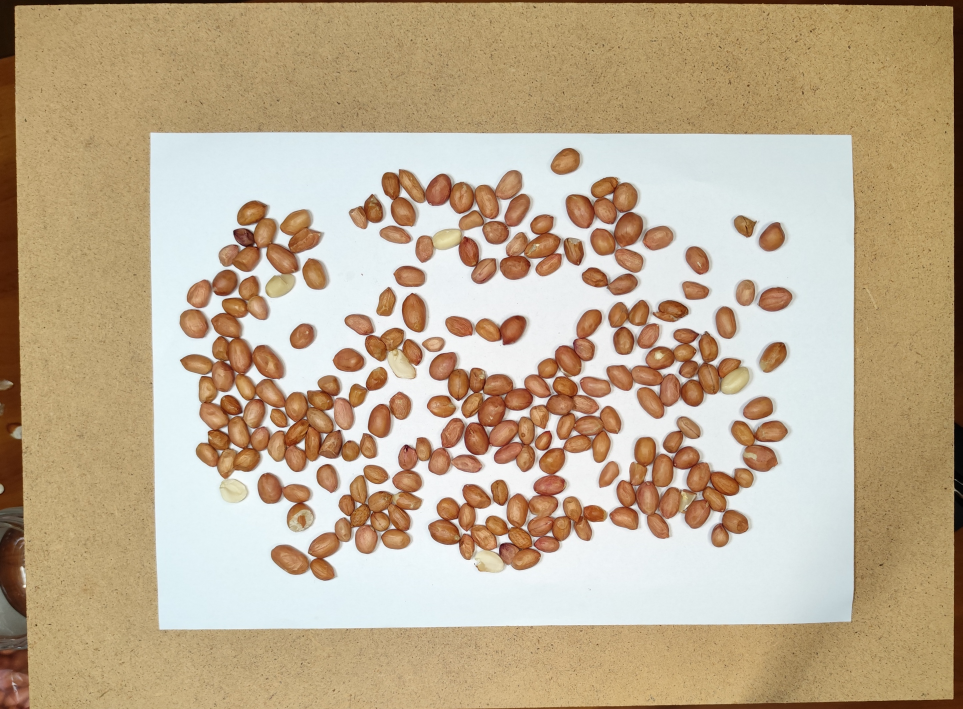
#> input picture utils/test/D21010101000007__12282__JALMO4325686-624__0112.jpg, 2887 x 2127 px (shown at 1/3 size); its folder holds only this picture in this run
$ python -i cvtools.py   (imports and definitions only)
#> lines starting #> are read from the running program, lines starting #| are printed output that depends on the picture; after the words box and inside, x2 and y2 are one past the last pixel; in counts of white or black regions, pixels touching at a corner belong together
#> further down, picture is the input picture: shape (2127, 2887, 3); mean B, G, R 144.3, 171.9, 190.9
"""
Computer Vision Tools Module

Public Utility Functions:
    - vector_angle: Calculate angle between vectors
    - euclidean_distance: Calculate distance between points

Public API Functions:
    - detect_white_rectangles: Detect rectangles with optional aspect ratio filtering
    - masks_to_coco_annotations: Convert masks to COCO annotation format
    - combine_coco_annotation_files: Combine multiple COCO annotation files
"""

from typing import List, Dict, Union, Tuple
import cv2
import numpy as np
import math
import json
import os

# Type aliases
Point = Tuple[int, int]
Rectangle = np.ndarray
Contour = np.ndarray


def vector_angle(pt1: Point, pt2: Point, pt0: Point) -> float:
    """Calculate cosine of angle between vectors pt1->pt0 and pt2->pt0."""
    dx1 = pt1[0] - pt0[0]
    dy1 = pt1[1] - pt0[1]
    dx2 = pt2[0] - pt0[0]
    dy2 = pt2[1] - pt0[1]
    norm1 = math.sqrt(dx1 * dx1 + dy1 * dy1)
    norm2 = math.sqrt(dx2 * dx2 + dy2 * dy2)

    if norm1 == 0 or norm2 == 0:
        return 0
    return (dx1 * dx2 + dy1 * dy2) / (norm1 * norm2)


def euclidean_distance(pt1: Point, pt2: Point) -> float:
    """Calculate Euclidean distance between two points."""
    return math.sqrt((pt1[0] - pt2[0]) ** 2 + (pt1[1] - pt2[1]) ** 2)


# [121 lines left out: functions masks_to_coco_annotations, combine_coco_annotation_files, not called in this run]


# [3 lines not run here, left out]


def detect_white_rectangles(
        image: np.ndarray,
        aspect_ratio: float = 297/210,
        angle_tolerance: float = 5,
        aspect_ratio_tolerance: float = 0.05,
        sheet_width: float = 297,
        sheet_height: float = 210
) -> List[Dict]:
    """
    Detect white rectangles in image. If aspect_ratio provided, filter and sort by ratio match.

    Args:
        image: Input BGR image
        aspect_ratio: Expected height/width ratio (optional)
        angle_tolerance: Maximum angle deviation from 90°
        aspect_ratio_tolerance: Maximum aspect ratio deviation
        sheet_width: Width of the reference sheet in mm (optional)
        sheet_height: Height of the reference sheet in mm (optional)

    Returns:
        List of rectangles sorted by total score in descending order
    """
#> called with aspect_ratio = 1.41, angle_tolerance = 5, aspect_ratio_tolerance = 0.05, sheet_width = 297, sheet_height = 210

    def is_distinguishable(rect: Rectangle, rectangles: List[Rectangle], tolerance_distance: float = 10) -> bool:
        def calculate_similarity_score(rect1, rect2):
            rect1_points = [pt[0] for pt in rect1]
            rect2_points = [pt[0] for pt in rect2]
            total_distance = 0
            matched_indices = set()

            # Find minimum distance for each vertex in rect1 to rect2, without repeating matches
            for pt1 in rect1_points:
                min_distance = float('inf')
                min_index = -1
                for i, pt2 in enumerate(rect2_points):
                    if i in matched_indices:
                        continue
                    distance = euclidean_distance(pt1, pt2)
                    if distance < min_distance:
                        min_distance = distance
                        min_index = i
                total_distance += min_distance
                matched_indices.add(min_index)

            return total_distance

        for existing_rect in rectangles:
            similarity_score = calculate_similarity_score(rect, existing_rect)
            if similarity_score < tolerance_distance:
                return False

        return True

    try:
        rectangles = []
        gray = cv2.cvtColor(image, cv2.COLOR_BGR2GRAY)
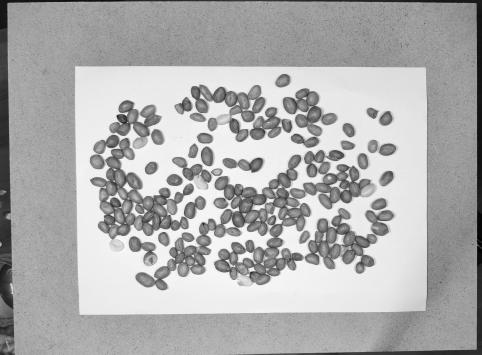
#> gray: shape (2127, 2887) (shown at 1/6 size); min 0, max 254, mean 174.5
        ret, _ = cv2.threshold(gray, 0, 255, cv2.THRESH_BINARY + cv2.THRESH_OTSU)
#> ret = 188
        image_area = image.shape[0] * image.shape[1]
        min_area = image_area / 9

        # Find all rectangles
        for threshold in range(int(ret), 256, 10):
            _, thresh = cv2.threshold(gray, threshold, 255, cv2.THRESH_BINARY)
            contours, _ = cv2.findContours(thresh, cv2.RETR_EXTERNAL, cv2.CHAIN_APPROX_SIMPLE)

            for cnt in contours:
                if cv2.contourArea(cnt) < min_area:
                    continue

                approx = cv2.approxPolyDP(cnt, cv2.arcLength(cnt, True) * 0.02, True)
                if len(approx) == 4:
                    # Check angles
                    max_angle_deviation = 0
                    for j in range(4):
                        pt1 = approx[j % 4][0]
                        pt2 = approx[(j - 2) % 4][0]
                        pt0 = approx[(j - 1) % 4][0]
                        cosine = abs(vector_angle(pt1, pt2, pt0))
                        angle_degrees = math.degrees(math.acos(cosine))
                        angle_deviation = min(abs(angle_degrees - 90), abs(angle_degrees - 270))
                        max_angle_deviation = max(max_angle_deviation, angle_deviation)

                    # Get dimensions
                    d1 = euclidean_distance(approx[0][0], approx[1][0])
                    d2 = euclidean_distance(approx[1][0], approx[2][0])
                    d3 = euclidean_distance(approx[2][0], approx[3][0])
                    d4 = euclidean_distance(approx[3][0], approx[0][0])

                    width = min(d1, d2, d3, d4)
                    height = max(d1, d2, d3, d4)

                    rect_aspect_ratio = height / width if height > width else width / height
                    aspect_ratio_deviation = abs(rect_aspect_ratio - aspect_ratio) if aspect_ratio is not None else 0

                    # Calculate aspect ratio score
                    if aspect_ratio is not None:
                        aspect_ratio_score = 1 - abs(rect_aspect_ratio - aspect_ratio) / (aspect_ratio + aspect_ratio_tolerance)
                        aspect_ratio_score = max(0, aspect_ratio_score)
                    else:
                        aspect_ratio_score = 1

                    # Calculate angle score
                    angle_score = 1 - abs(max_angle_deviation) / angle_tolerance
                    angle_score = max(0, angle_score)

                    # Calculate whiteness score
                    mask = np.zeros_like(gray)
                    cv2.fillPoly(mask, [approx], 255)
                    whiteness_score = cv2.mean(gray, mask=mask)[0] / 255.0

                    # Calculate total score (weighted average)
                    total_score = (0.3 * aspect_ratio_score) + (0.3 * angle_score) + (0.4 * whiteness_score)

                    # Calculate pixels per mm if sheet dimensions are provided
                    pixels_per_mm = None
                    if sheet_width is not None and sheet_height is not None:
                        pixels_per_mm = width / sheet_width if width > height else height / sheet_height

                    rect_data = {
                        "rectangle": approx,
                        "max_angle_deviation": max_angle_deviation,
                        "width": width,
                        "height": height,
                        "aspect_ratio_deviation": aspect_ratio_deviation,
                        "aspect_ratio_score": aspect_ratio_score,
                        "angle_score": angle_score,
                        "whiteness_score": whiteness_score,
                        "total_score": total_score,
                        "pixels_per_mm": pixels_per_mm
                    }

                    if max_angle_deviation <= angle_tolerance and aspect_ratio_deviation <= aspect_ratio_tolerance and is_distinguishable(
                            approx, [r['rectangle'] for r in rectangles]
                    ):
                        rectangles.append(rect_data)
#> this loop made 7 passes
#> pass 1, in detect_white_rectangles, `_, thresh = cv2.threshold(gray, threshold, 255, cv2.THRESH_BINARY)`:
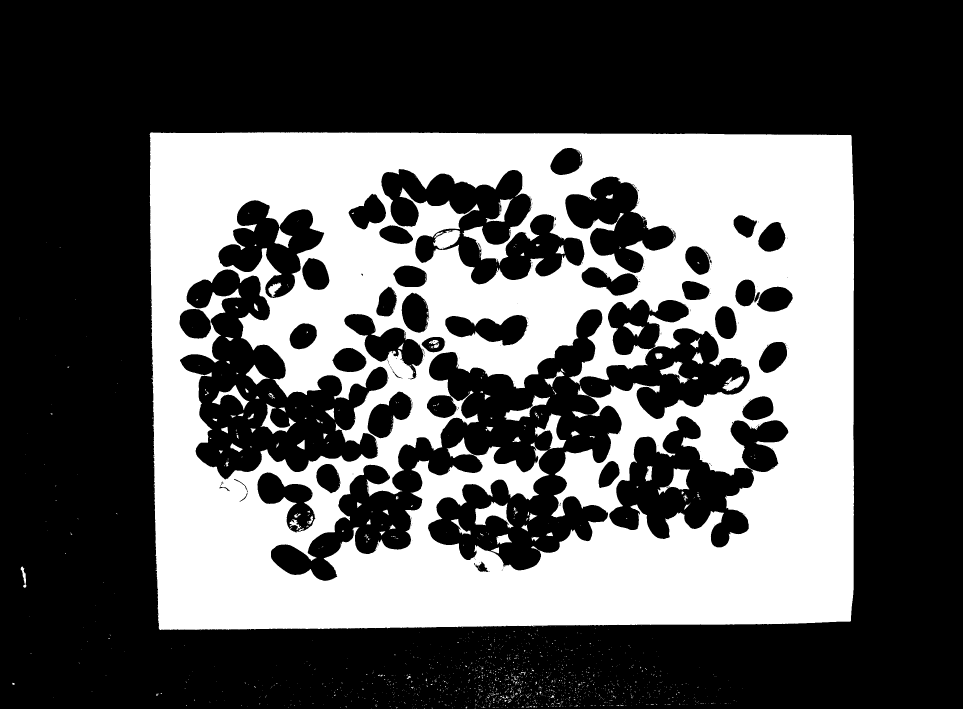
#> thresh: shape (2127, 2887) (shown at 1/3 size); 34.6% white; 1874 white regions (1751 under 20 px), largest, box (x1, y1, x2, y2) and area: (449, 397, 2563, 1890) 2071105, (1424, 1504, 1541, 1585) 4059, (1605, 1241, 1699, 1349) 3488
#> pass 2, in detect_white_rectangles, `_, thresh = cv2.threshold(gray, threshold, 255, cv2.THRESH_BINARY)`:
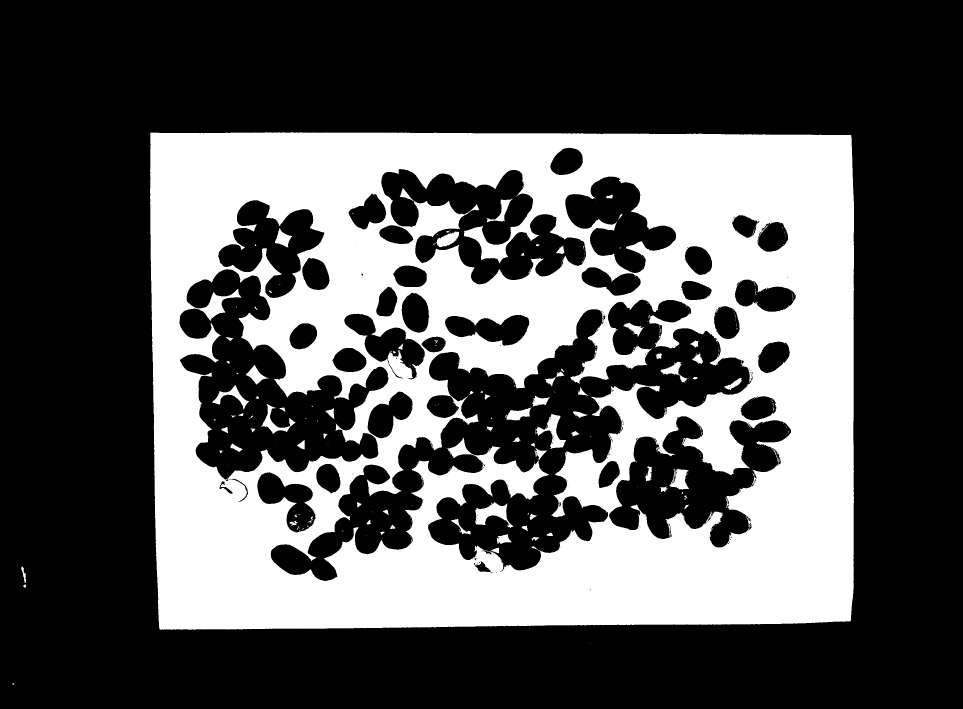
#> thresh: shape (2127, 2887) (shown at 1/3 size); 33.9% white; 388 white regions (310 under 20 px), largest, box (x1, y1, x2, y2) and area: (450, 397, 2562, 1890) 2041147, (1425, 1506, 1540, 1584) 3885, (1606, 1241, 1698, 1347) 3216
#> pass 3, in detect_white_rectangles, `_, thresh = cv2.threshold(gray, threshold, 255, cv2.THRESH_BINARY)`:
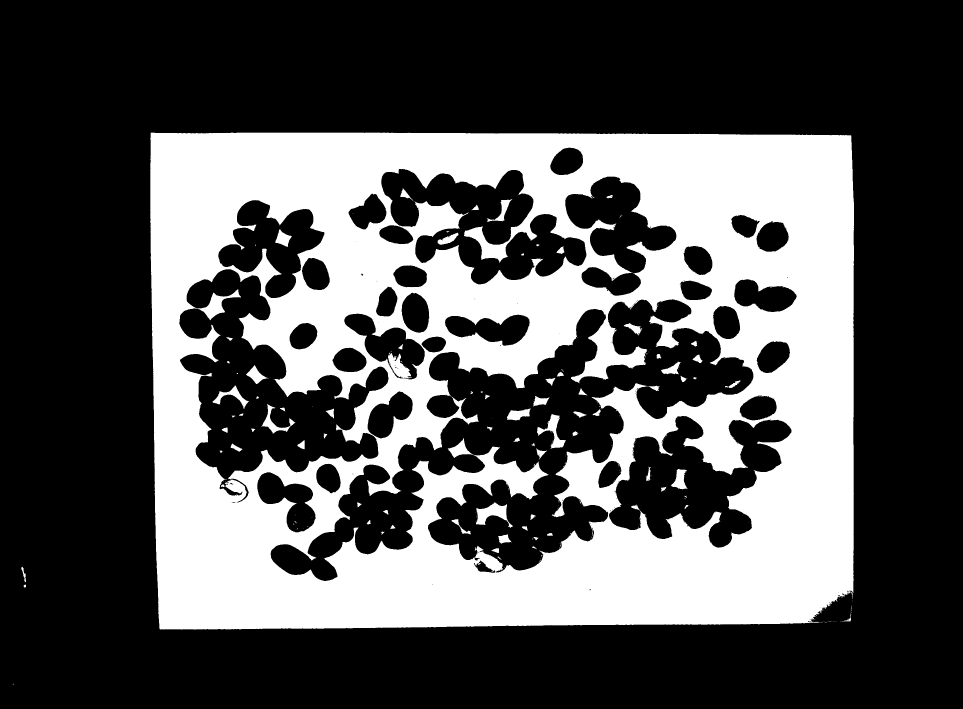
#> thresh: shape (2127, 2887) (shown at 1/3 size); 33.2% white; 268 white regions (190 under 20 px), largest, box (x1, y1, x2, y2) and area: (451, 398, 2562, 1889) 2003587, (1428, 1507, 1539, 1584) 3618, (1611, 1242, 1698, 1346) 2823
#> after the loop:
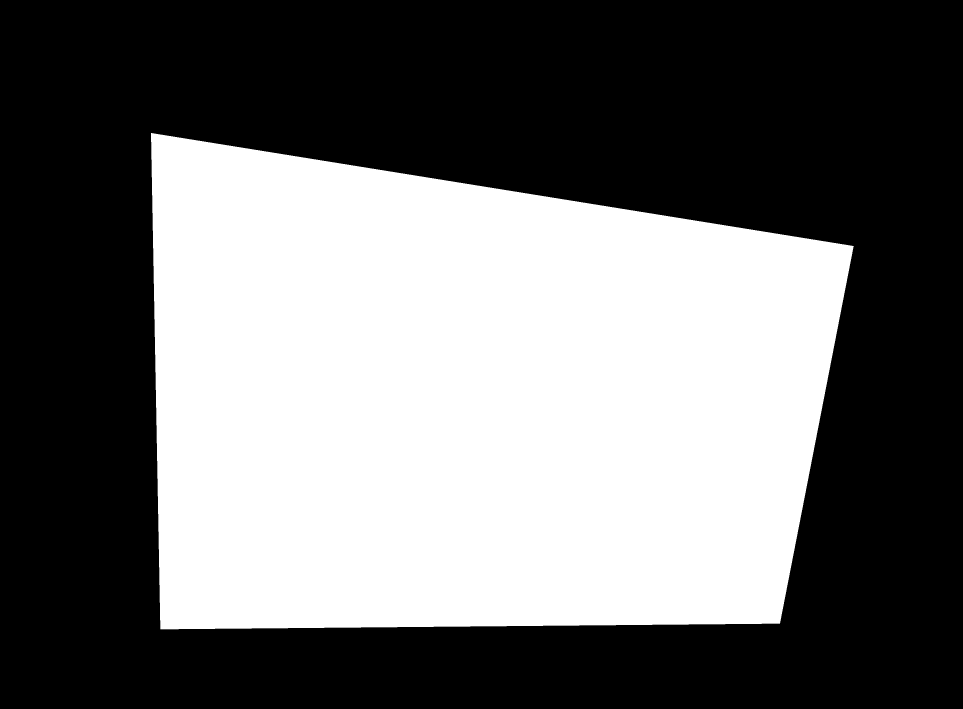
#> mask: shape (2127, 2887) (shown at 1/3 size); 42.6% white; 1 white region, box (x1, y1, x2, y2) and area: (453, 399, 2561, 1888) 2615907
#> after the loop:
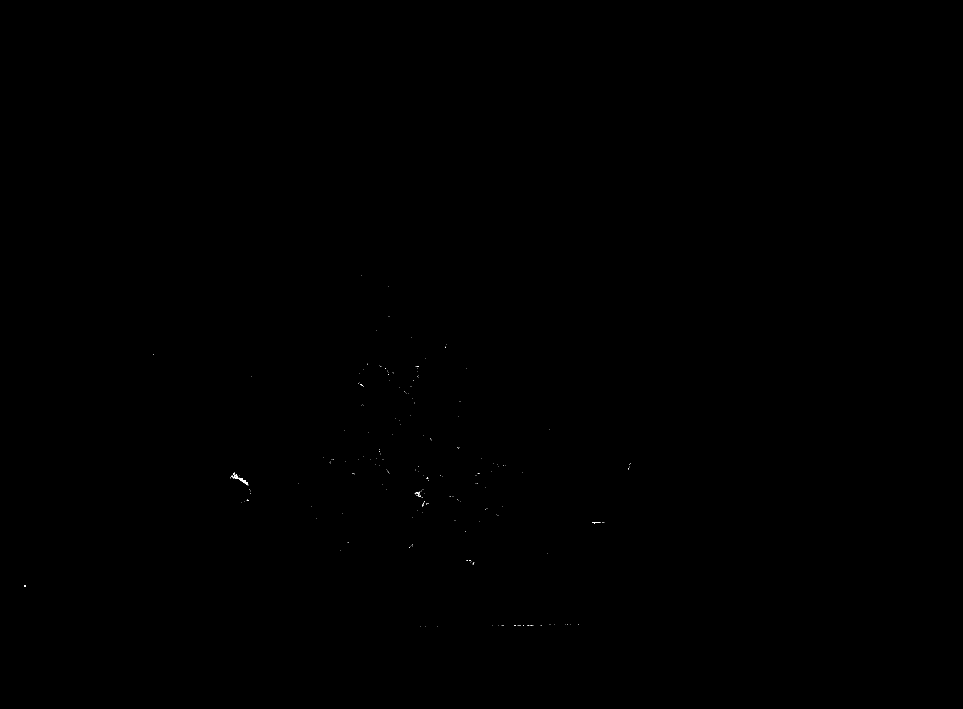
#> thresh: shape (2127, 2887) (shown at 1/3 size); 0.01% white in thin lines or dots, all inside (x1, y1, x2, y2) = (73, 825, 1892, 1881)
#> after the loop, rectangles = 1 item

        # Sort rectangles by total score in descending order
        rectangles.sort(key=lambda x: x["total_score"], reverse=True)
        return rectangles

    except Exception as e:
        return []

>>> import cv2
>>> picture = cv2.imread('test/D21010101000007__12282__JALMO4325686-624__0112.jpg')
>>> result = detect_white_rectangles(picture)
#> result = 1 item

$ run again, on utils/test/D21010101000026__19604__C9601124001__0060.jpg
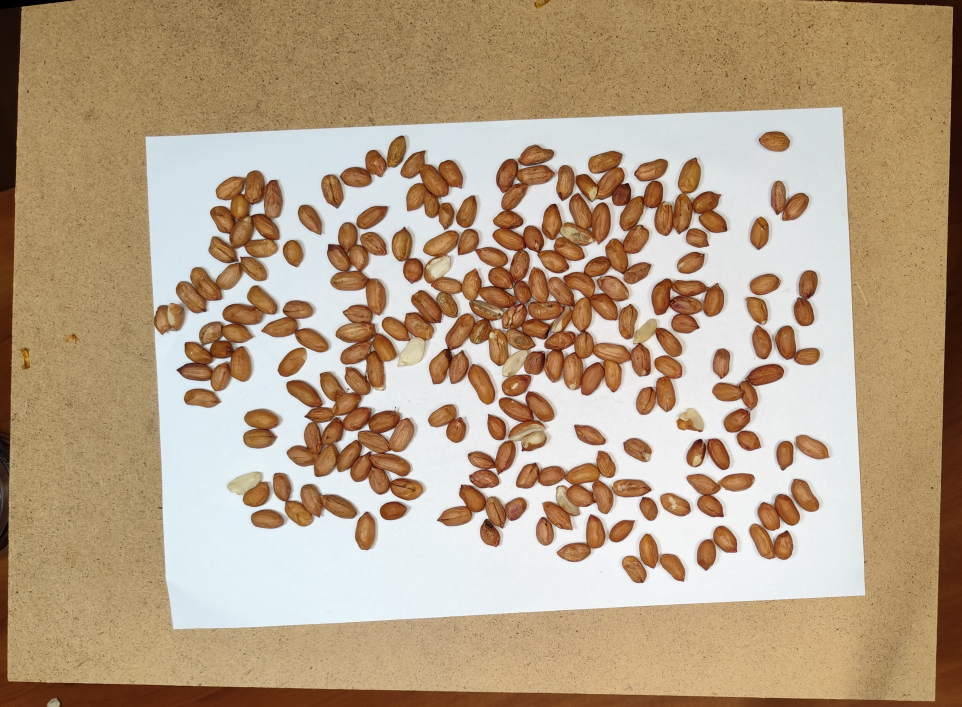
#> input picture utils/test/D21010101000026__19604__C9601124001__0060.jpg, 2884 x 2121 px (shown at 1/3 size)
#> picture is the input picture: shape (2121, 2884, 3); mean B, G, R 132.3, 159.6, 181.9
#> ret = 175
#> the loop in detect_white_rectangles, `for threshold in range(int(ret), 256, 10):` made 9 passes
#> pass 1, in detect_white_rectangles, `_, thresh = cv2.threshold(gray, threshold, 255, cv2.THRESH_BINARY)`:
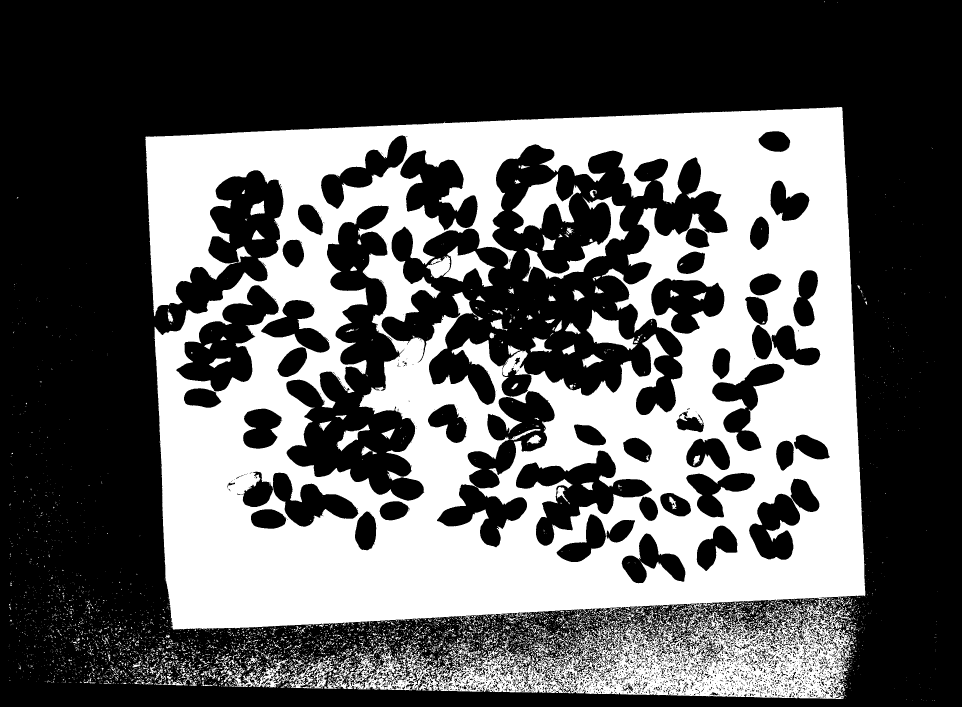
#> thresh: shape (2121, 2884) (shown at 1/3 size); 36.9% white; 5713 white regions (5014 under 20 px), largest, box (x1, y1, x2, y2) and area: (436, 321, 2596, 2097) 2135556, (1536, 522, 1743, 702) 14556, (1567, 589, 1886, 845) 13347
#> after the loop in detect_white_rectangles, `for threshold in range(int(ret), 256, 10):`:
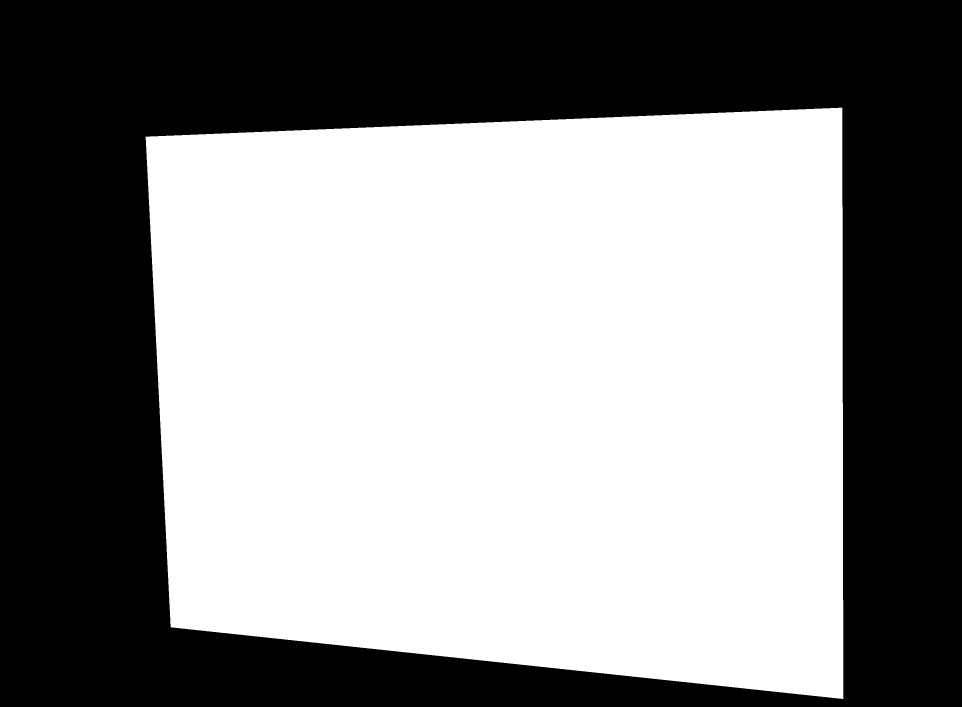
#> mask: shape (2121, 2884) (shown at 1/3 size); 54.5% white; 1 black region, box (x1, y1, x2, y2) and area: (0, 0, 2884, 2121) 2785818
#> after the loop in detect_white_rectangles, `for threshold in range(int(ret), 256, 10):`: rectangles = []
